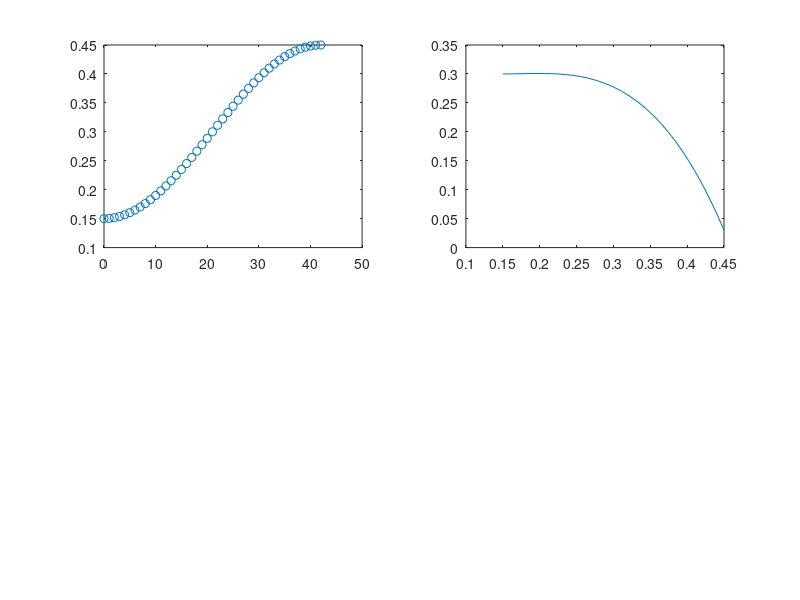

This figure's MATLAB source: (Note: this script raises an error after producing the figure.)
clc, clear, close all
%% 상수 설정
l1 = 0.4; l2 = 0.4; l3 = 0.4; l4 = 0; l5 = 0.2+0.15; % end effector
l = [l1 l2 l3 l4 l5];
m1 = 2.0; m2 = 2.7; m3 = 2.7; m4 = 0; m5 = 2.4+0.004;
m = [m1 m2 m3 m4 m5];

%% 경로 계획

cal_trajectory = @(xi, yi, dy_dx_i, xf, yf, dy_dx_f) [1 xi xi^2 xi^3; 0 1 2*xi 3*xi^2; 1 xf xf^2 xf^3; 0 1 2*xf 3*xf^2]\[yi dy_dx_i yf dy_dx_f]';

thd = -pi/2;

x0 = 0.15;
y0 = 0.3;
dy_dx_0 = 0;
t0 = 0;

x1 = 0.45;
y1 = 0.03;
dy_dx_1 = -3;
t1 = 3;

del_t = 0.07;
len1 = numel(t0:del_t:t1);
px1 = zeros(1, len1);
py1 = zeros(1, len1);

A1 = cal_trajectory(x0, y0, dy_dx_0, x1, y1, dy_dx_1);

for i = 0:len1-1
    px1(i+1) = (x1-x0)*0.5*(1-cos(pi/(len1-1)*i))+x0;
    py1(i+1) = A1'*[1 px1(i+1) px1(i+1)^2 px1(i+1)^3]';
end
subplot(2,2,1)
plot(0:len1-1, px1,'o')

subplot(2,2,2)
plot(px1, py1)
%% 역기구학
x3 = px1 - (l5).*cos(thd);
y3 = py1 - (l5).*sin(thd);

c3 = (x3.^2 + (y3-l1).^2 - l2.^2 - l3.^2)./(2*l2*l3);
s3 = -sqrt(1-c3.^2);

th3 = atan2(s3, c3);
th2 = atan2(y3 - l1, x3) - atan2(l3.*sin(th3),l2+l3.*cos(th3));
th4 = thd - th3 - th2;
th5 = 0;
%% DH-Parameter 시뮬레이션
%{
%           a    alpha    d    theta
DHparams = [  0,  pi/2, l1,   0;
             l2,     0,  0, th2;
             l3,     0,  0, th3;
              0, -pi/2,  0, th4;
              0,     0, l5, th5]
%}
%  L = Link([th  d   a  alpha])
L(1) = Link([0, l1,  0,  pi/2]);
L(2) = Link([0,  0, l2,     0], 'R');
L(3) = Link([0,  0, l3,     0], 'R');
L(4) = Link([0,  0, l4, -pi/2], 'R');
L(5) = Link([0, l5,  0,     0], 'R');
robot = SerialLink(L, 'name', 'bobper')
subplot(2,2,3)

for i =1:numel(th3)
    robot.plot([0 th2(i) th3(i) -pi/2+th4(i) th5], 'floorlevel', 0, 'jvec', 'fps', 60, 'base', 'trail',{'r','LineWidth', 1})
end
figure

%% Dynamics
